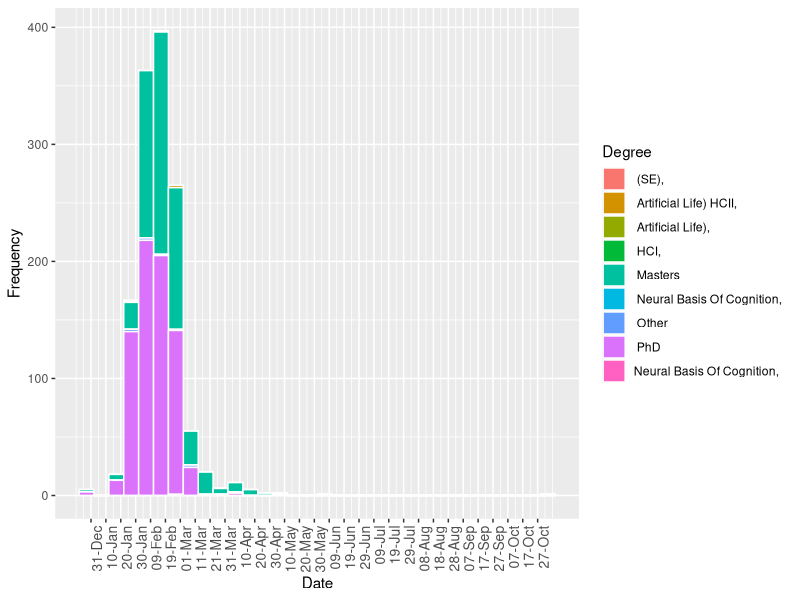
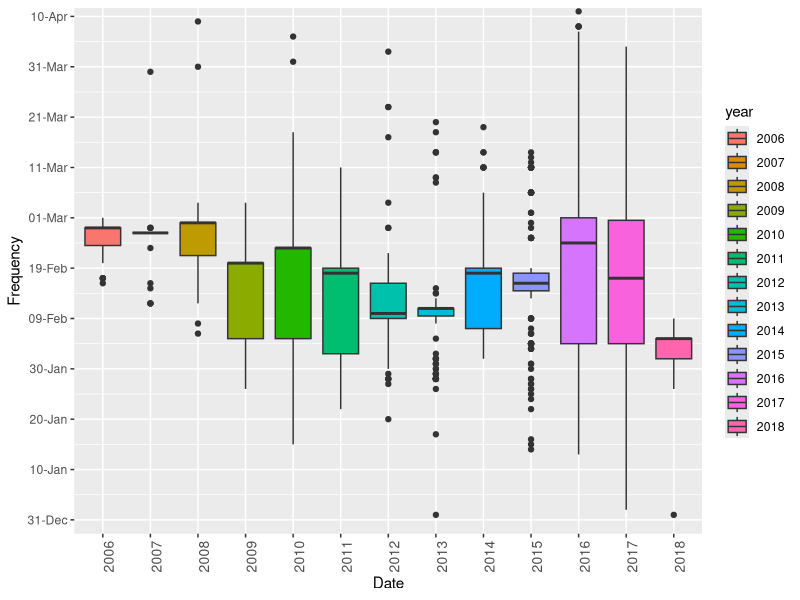

The R script that drew these images, in order:
# Title     : TODO
# Objective : TODO
# Created by: zha0rong
# Created on: 2/4/18
library('stringr')
library('tidyr')
library('ggplot2')
library('scales')
Data=read.csv('Data_table.csv')
colnames(Data)=c('Institution','ProgramDetail','DecisionDate','Status','DataAddedDate','Note')
Data=subset(Data,Data$Institution!='Institution')
Final_Data=separate(Data,DecisionDate,into = c('Decision','Date'),sep = 'via',remove = T)
Final_Data=separate(Final_Data,Date,into = c('Method','Date'),sep = ' on ',remove = T)
Final_Data=separate(Final_Data,Date,into = c('Date','Misc'),sep = ' Undergrad ',remove = T)
Final_Data$Misc=NULL
Final_Data$Note=NULL
Final_Data$Status=NULL
Final_Data$DataAddedDate=NULL
Rust=as.matrix(Final_Data[,2])
for (i in 1:nrow(Rust)) {
  Rust[i,]=gsub('PhD \\(','/ PhD \\(',Rust[i,])
  Rust[i,]=gsub('Masters \\(','/ Masters \\(',Rust[i,])
  Rust[i,]=gsub('Other \\(','/ Other \\(',Rust[i,])
  Rust[i,]=gsub('\\(\\?','/ \\(\\?',Rust[i,])
  Rust[i,]=gsub('\\(F','/ \\(F',Rust[i,])
  Rust[i,]=gsub('\\(S','/ \\(S',Rust[i,])
} #Use to separate the Program and Degree#
rm(i)
Rust=as.data.frame(Rust)
Rust=separate(Rust,V1,into = c('Program','Degree','Season'),sep = '/',remove = T)
for (i in 1:nrow(Rust)) {
  Rust[i,1]=gsub('\\(','',Rust[i,1])
  Rust[i,1]=gsub('\\)','',Rust[i,1])
  Rust[i,1]=gsub('\\,','',Rust[i,1])
}
rm(i)
Rust=as.matrix(cbind(Rust,Final_Data$Date))
colnames(Rust)=c('Program','Degree','Season','Date')
Rust=as.data.frame(Rust)
Rust=separate(Rust,Date,c('day','month','year'),sep = ' ',remove = T)
Rust$Date=paste(Rust$day,Rust$month,' ')
Rust$day=NULL
Rust$month=NULL
Rust$Date=format(Rust$Date,format='%b %d')
Rust$converted=as.Date(Rust$Date,'%d %b')
Rust=na.omit(Rust)
png('FrequencyAnalysis_PHD_MASTER.png')
ggplot(Rust,aes(x=converted,fill = Degree))+geom_histogram(binwidth=10, colour="white")+scale_x_date(labels = date_format("%d-%b"), breaks =seq(min(Rust$converted)-1, max(Rust$converted)+1, 10))+theme(axis.text.x = element_text(angle = 90, hjust = 1,size = 10))+xlab('Date')+ylab('Frequency')
dev.off()
png('FrequencyAnalysis_EachYear_boxplot.png')
ggplot(Rust,aes(x = year,y=converted,fill=year))+geom_boxplot()+scale_y_date(labels = date_format("%d-%b"), breaks =seq(min(Rust$converted)-1, max(Rust$converted)+1, 10))+theme(axis.text.x = element_text(angle = 90, hjust = 1,size = 10))+xlab('Date')+ylab('Frequency')
dev.off()
